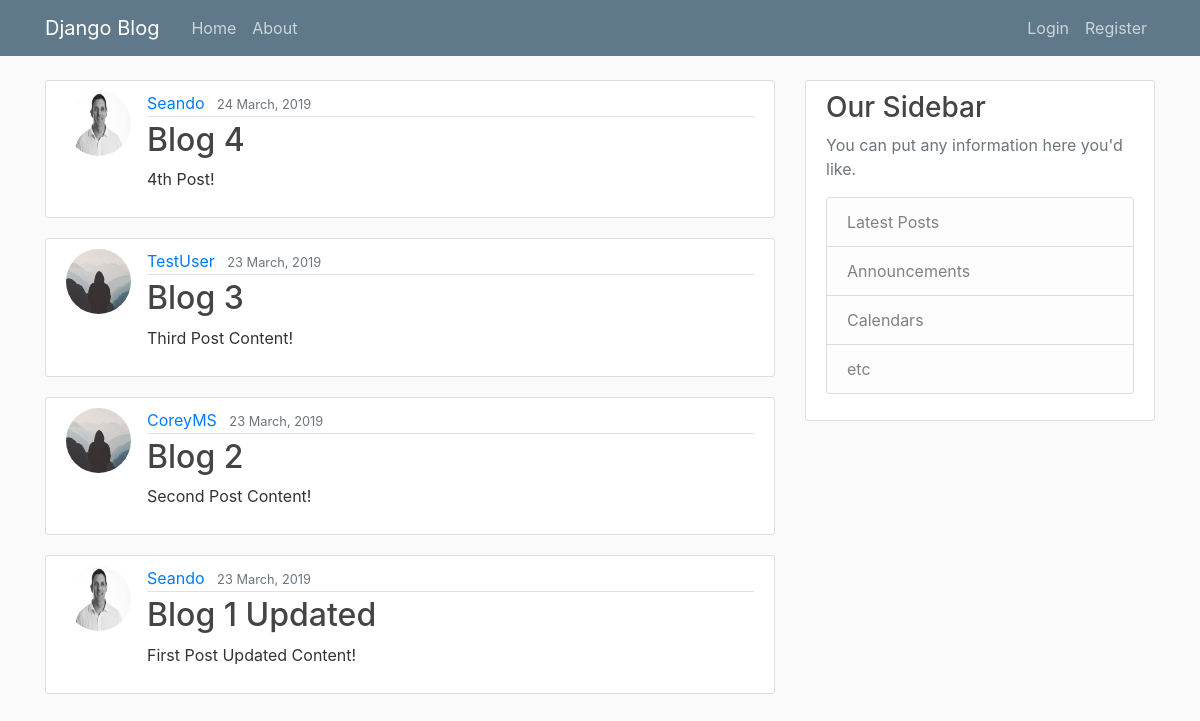
The app's page /, older data.
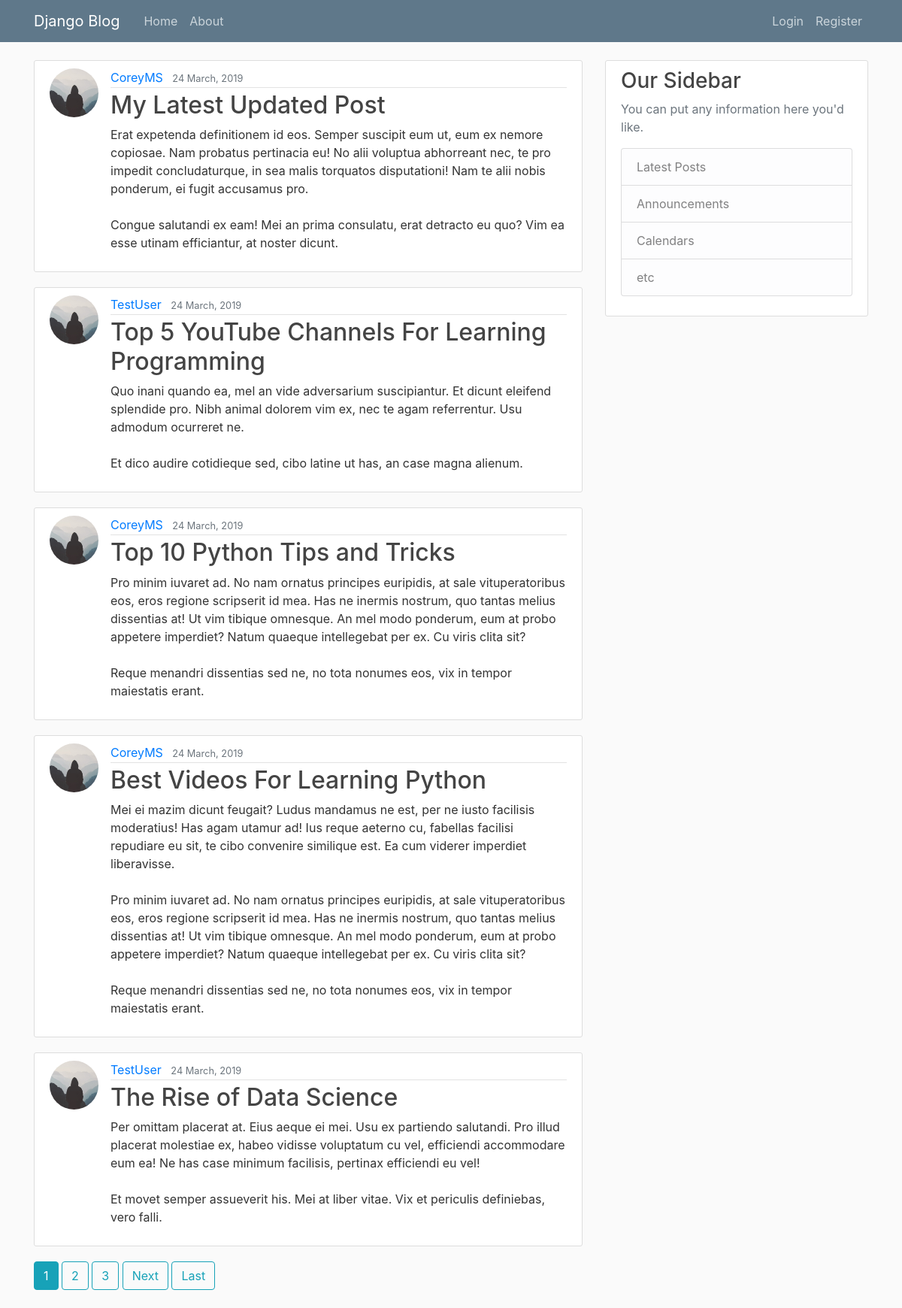
The same page, newer data.
### blog/models.py (models this page shows, shortened)
class Post(models.Model):
    title = models.CharField(max_length=100)
    content = models.TextField()
    date_posted = models.DateTimeField(default=timezone.now)
    author = models.ForeignKey(User, on_delete=models.CASCADE)

### users/models.py (models this page shows, shortened)
class Profile(models.Model):
    user = models.OneToOneField(User, on_delete=models.CASCADE)
    image = models.ImageField(default='default.jpg', upload_to='profile_pics')

### blog/views.py (the view)
# urls.py: path('', PostListView.as_view(), name='blog-home'),
class PostListView(ListView):
    model = Post
    template_name = 'blog/home.html' # <app>/<model>_<viewtype>.html
    context_object_name = 'posts'
    ordering = ['-date_posted']
    paginate_by = 5

### blog/templates/blog/home.html (shortened to what this page needs)
{% extends "blog/base.html" %}
{% block content %}
  {% for post in posts %}
      <article class="media content-section">
        <img class="rounded-circle article-img" src="{{ post.author.profile.image.url }}" alt="profile image">
        <div class="media-body">
          <div class="article-metadata">
            <a class="mr-2" href="#">{{ post.author }}</a>
            <small class="text-muted">{{ post.date_posted|date:"d F, Y" }}</small>
          </div>
          <h2><a class="article-title" href="{% url 'post-detail' post.id %}">{{ post.title }}</a></h2>
          <p class="article-content">{{ post.content }}</p>
        </div>
      </article>
  {% endfor %}
  {% if is_paginated %}
    {% for num in page_obj.paginator.page_range %}
      {% if page_obj.number == num %}
        <a class="btn btn-info mb-4" href="?page={{ num }}">{{ num }}</a>
      {% elif num > page_obj.number|add:'-3' and num < page_obj.number|add:'3' %}
        <a class="btn btn-outline-info mb-4" href="?page={{ num }}">{{ num }}</a>
      {% endif %}
    {% endfor %}
    {% if page_obj.has_next %}
      <a class="btn btn-outline-info mb-4" href="?page={{ page_obj.next_page_number }}">Next</a>
      <a class="btn btn-outline-info mb-4" href="?page={{ page_obj.paginator.num_pages }}">Last</a>
    {% endif %}
  {% endif %}
{% endblock content %}

Row changes from the older to the newer data that the page shows:
no longer on this page (row unchanged): Post: author.profile.image (picture), author "Seando", date_posted "24 March, 2019", title "Blog 4", content "4th Post!"
no longer on this page (row unchanged): Post: author.profile.image (placeholder picture), author "TestUser", date_posted "23 March, 2019", title "Blog 3", content "Third Post Content!"
no longer on this page (row unchanged): Post: author.profile.image (placeholder picture), author "CoreyMS", date_posted "23 March, 2019", title "Blog 2", content "Second Post Content!"
no longer on this page (row unchanged): Post: author.profile.image (picture), author "Seando", date_posted "23 March, 2019", title "Blog 1 Updated", content "First Post Updated Content!"
added Post: author.profile.image (placeholder picture), author "CoreyMS", date_posted "24 March, 2019", title "My Latest Updated Post", content "Erat expetenda definitionem id eos. Semper suscipit eum ut, eum ex nemore copiosae. Nam probatus pertinacia eu! No alii voluptua abhorreant nec, te pro impedit concludaturque, in sea malis torquatos disputationi! Nam te alii nobis ponderum, ei fugit accusamus pro. Congue salutandi ex eam! Mei an prima consulatu, erat detracto eu quo? Vim ea esse utinam efficiantur, at noster dicunt."
added Post: author.profile.image (placeholder picture), author "TestUser", date_posted "24 March, 2019", title "Top 5 YouTube Channels For Learning Programming", content "Quo inani quando ea, mel an vide adversarium suscipiantur. Et dicunt eleifend splendide pro. Nibh animal dolorem vim ex, nec te agam referrentur. Usu admodum ocurreret ne. Et dico audire cotidieque sed, cibo latine ut has, an case magna alienum."
added Post: author.profile.image (placeholder picture), author "CoreyMS", date_posted "24 March, 2019", title "Top 10 Python Tips and Tricks", content "Pro minim iuvaret ad. No nam ornatus principes euripidis, at sale vituperatoribus eos, eros regione scripserit id mea. Has ne inermis nostrum, quo tantas melius dissentias at! Ut vim tibique omnesque. An mel modo ponderum, eum at probo appetere imperdiet? Natum quaeque intellegebat per ex. Cu viris clita sit? Reque menandri dissentias sed ne, no tota nonumes eos, vix in tempor maiestatis erant."
added Post: author.profile.image (placeholder picture), author "CoreyMS", date_posted "24 March, 2019", title "Best Videos For Learning Python", content "Mei ei mazim dicunt feugait? Ludus mandamus ne est, per ne iusto facilisis moderatius! Has agam utamur ad! Ius reque aeterno cu, fabellas facilisi repudiare eu sit, te cibo convenire similique est. Ea cum viderer imperdiet liberavisse. Pro minim iuvaret ad. No nam ornatus principes euripidis, at sale vituperatoribus eos, eros regione scripserit id mea. Has ne inermis nostrum, quo tantas melius dissentias at! Ut vim tibique omnesque. An mel modo ponderum, eum at probo appetere imperdiet? Natum quaeque intellegebat per ex. Cu viris clita sit? Reque menandri dissentias sed ne, no tota nonumes eos, vix in tempor maiestatis erant."
added Post: author.profile.image (placeholder picture), author "TestUser", date_posted "24 March, 2019", title "The Rise of Data Science", content "Per omittam placerat at. Eius aeque ei mei. Usu ex partiendo salutandi. Pro illud placerat molestiae ex, habeo vidisse voluptatum cu vel, efficiendi accommodare eum ea! Ne has case minimum facilisis, pertinax efficiendi eu vel! Et movet semper assueverit his. Mei at liber vitae. Vix et periculis definiebas, vero falli."
Text that changed along with them:
new list line: "1"
new list line: "2"
new list line: "3"
text now shown: "Next Last"
